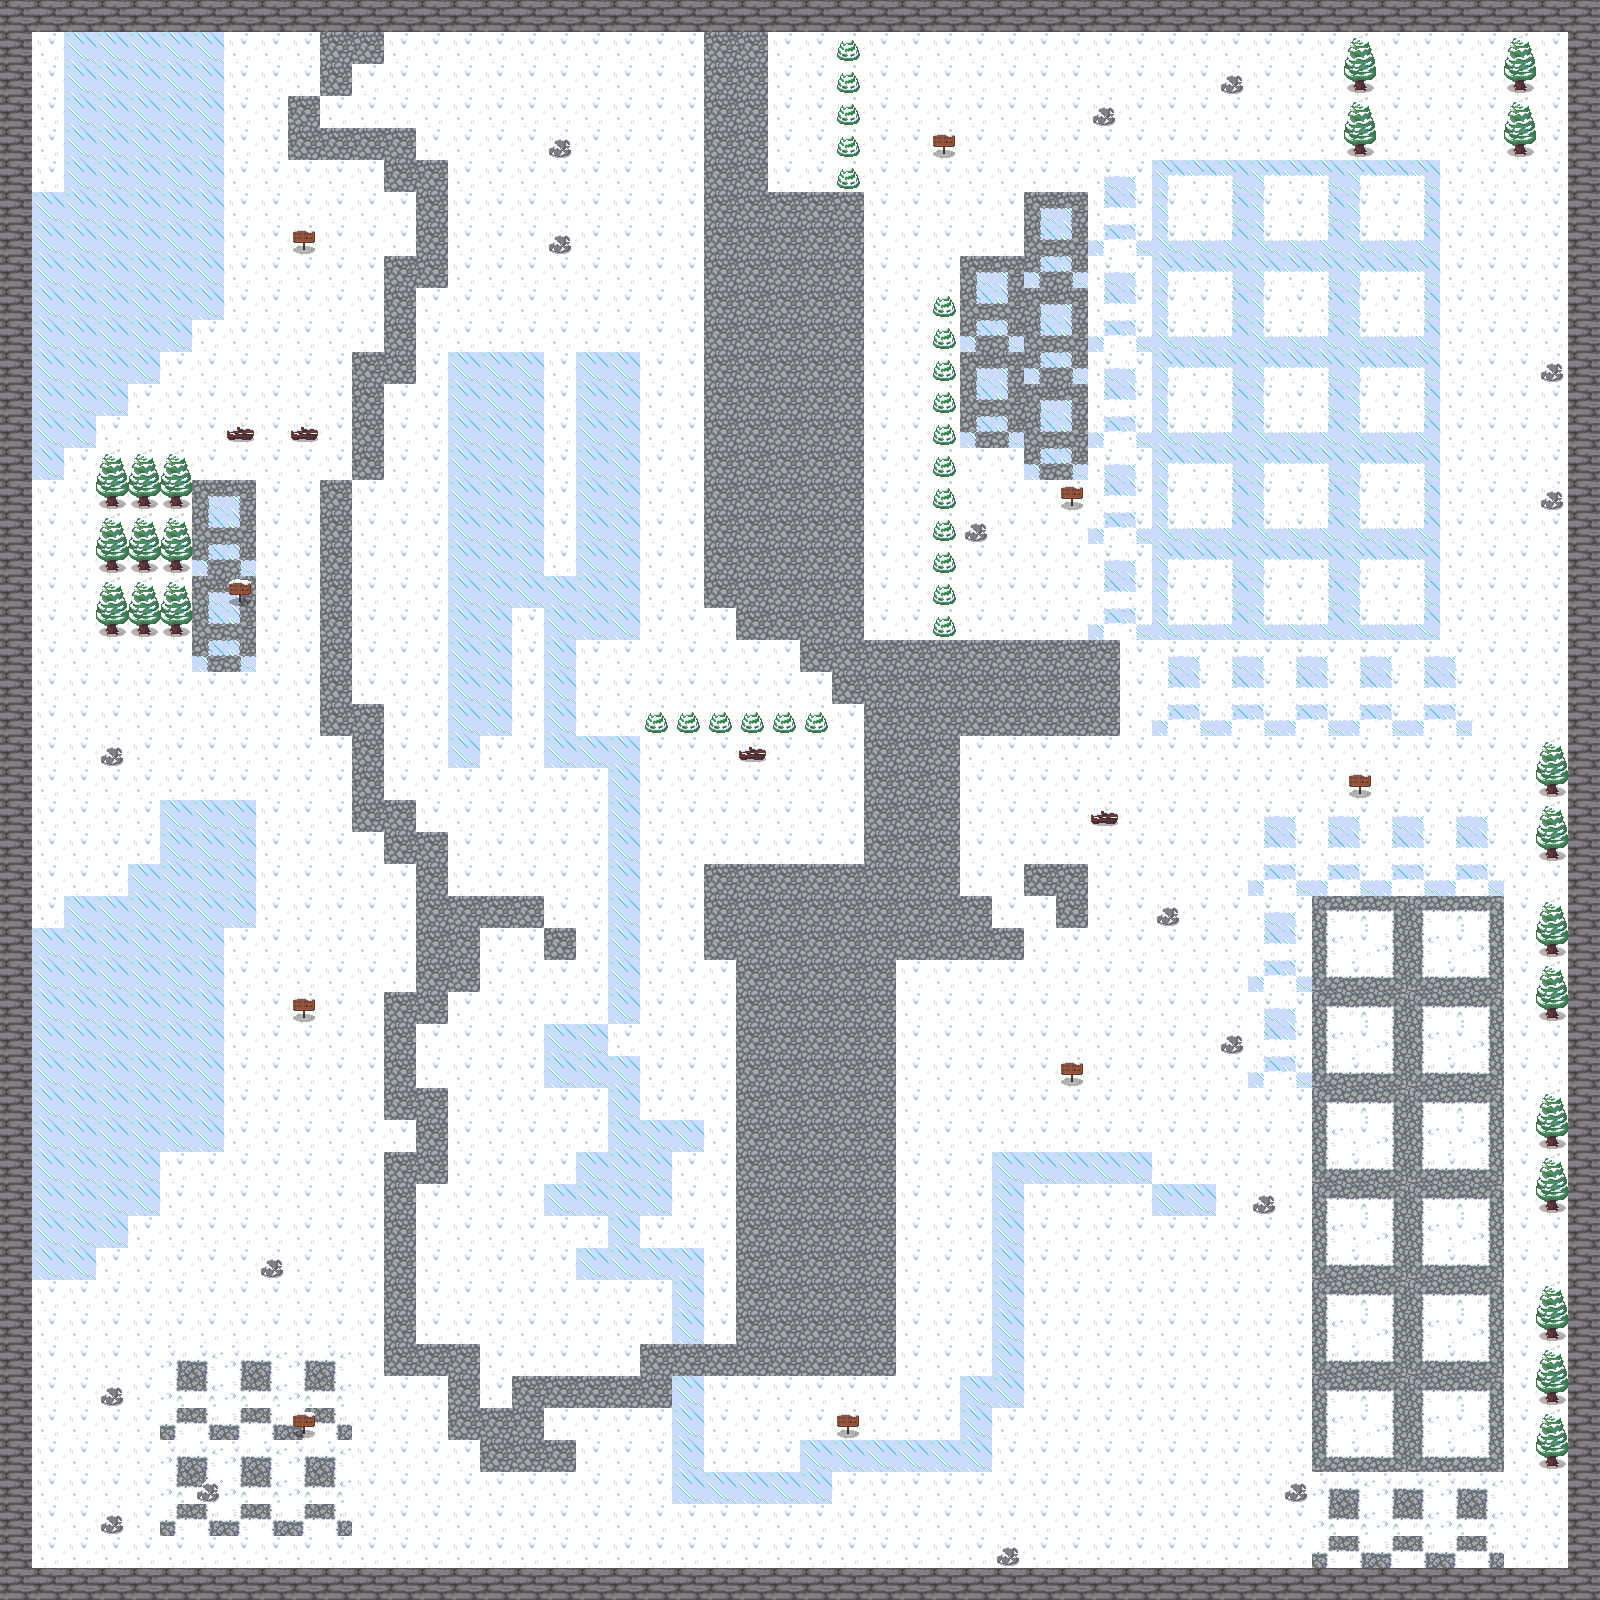

This is a level from a 2D game, rendered from its Tiled map with the project's own tilesets. A one-line summary and the map file follow, with tile-layer data summarised:
An orthogonal 50x50 tile map with 32x32 px tiles, 3 tile layers (Tile Layer 3, Tile Layer 2, Tile Layer 1).

<map version="1.8" tiledversion="1.8.5" orientation="orthogonal" renderorder="right-down" width="50" height="50" tilewidth="32" tileheight="32" infinite="0" nextlayerid="4" nextobjectid="1">
 <tileset firstgid="1" name="winter" tilewidth="32" tileheight="32" tilecount="180" columns="20">
  <image source="winter.png" width="640" height="288" />
 </tileset>
 <layer id="2" name="Tile Layer 3" width="50" height="50">
  <data>[2500 cells, 2500 non-empty, 39 distinct tile ids]</data>
 </layer>
 <layer id="3" name="Tile Layer 2" width="50" height="50">
  <data>[2500 cells, 292 non-empty, 7 distinct tile ids]</data>
 </layer>
 <layer id="1" name="Tile Layer 1" width="50" height="50">
  <data>[2500 cells, 0 non-empty, 0 distinct tile ids]</data>
 </layer>
</map>
